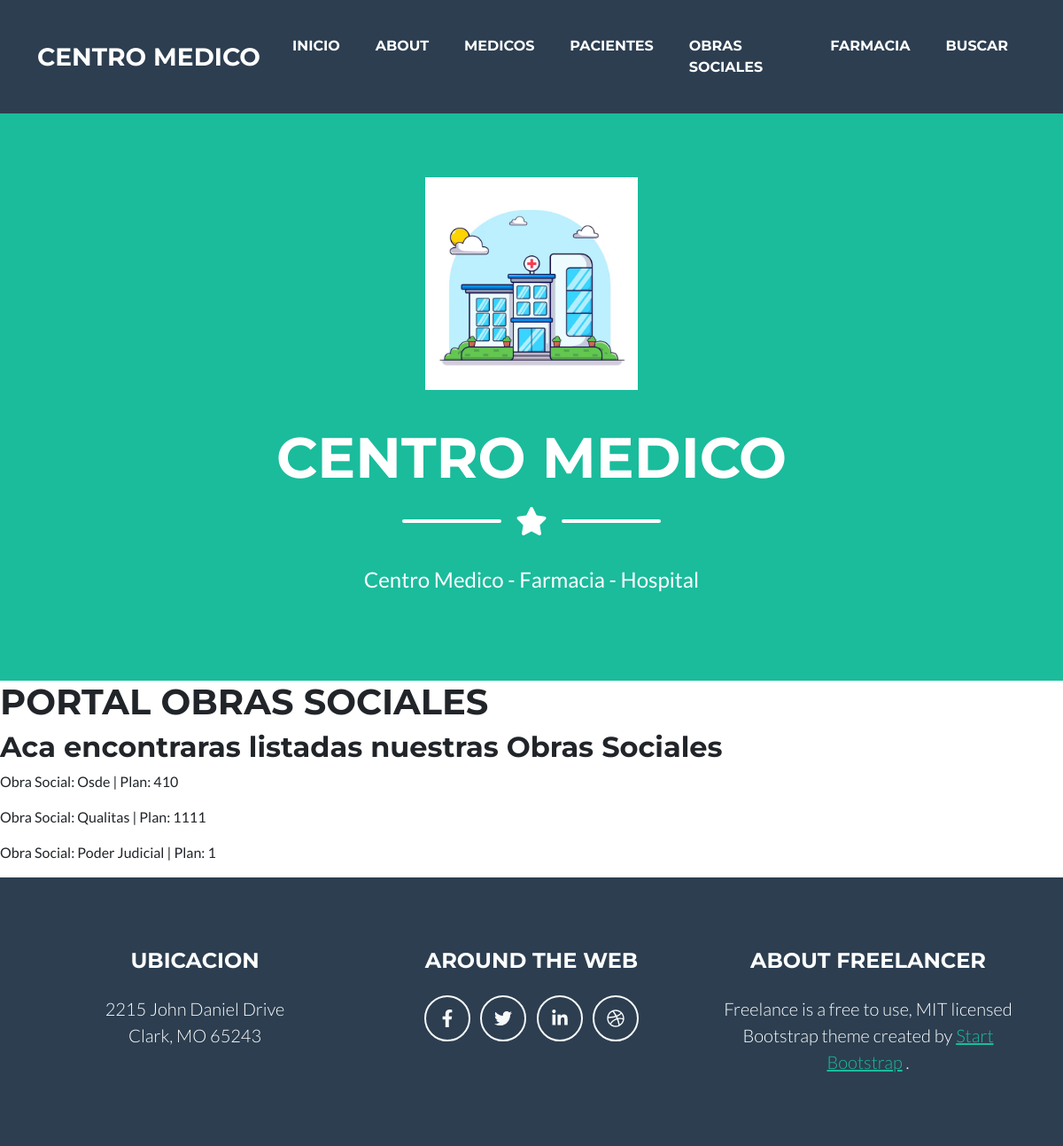
Page /osociales_lista on the earlier database version.
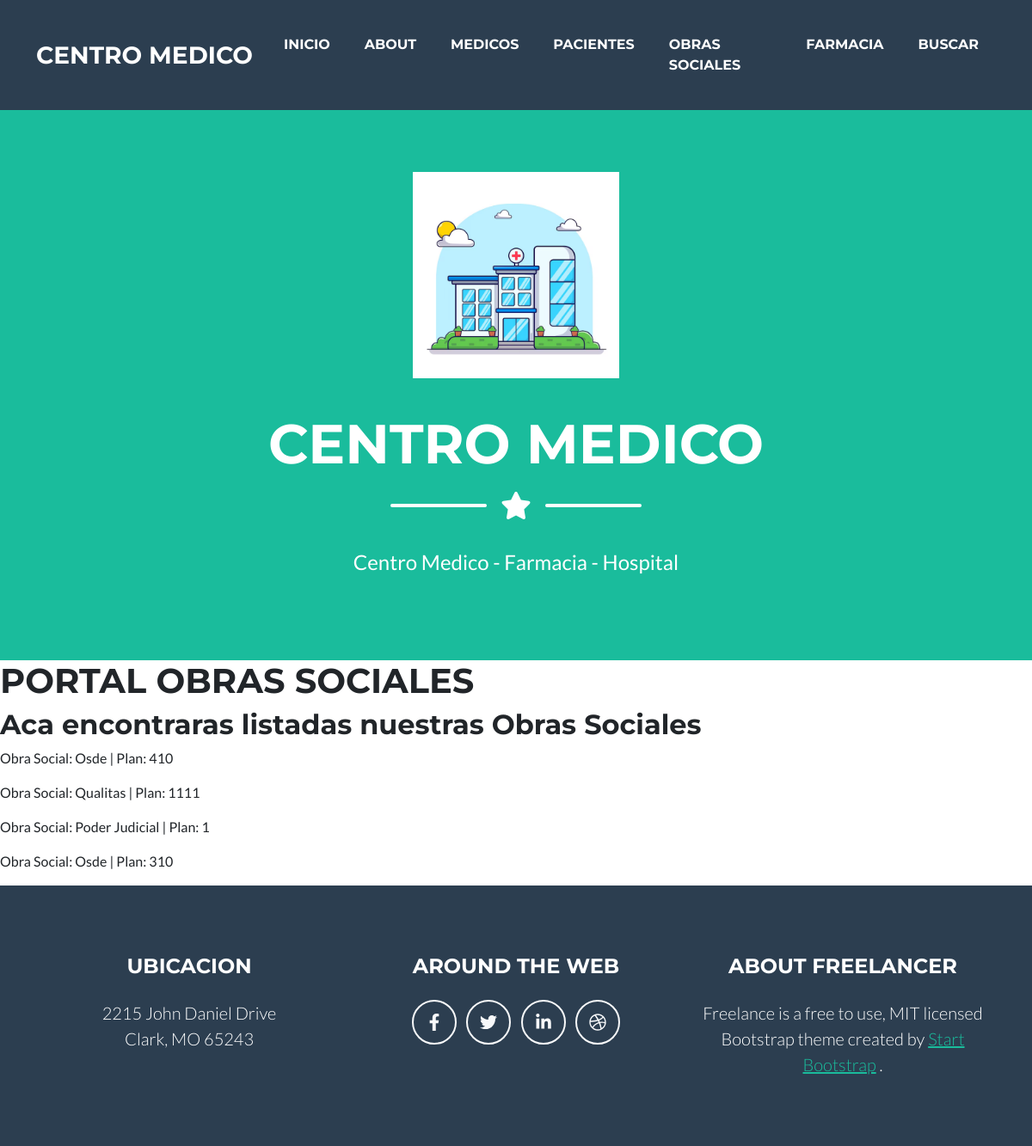
Same page on the later database version.
### centromed/models.py (models this page shows, shortened)
class Obrasocial(models.Model):
    nombre= models.CharField (max_length=20)
    plan= models.IntegerField()
    cobertura= models.BooleanField()

### centromed/views.py (the view)
# urls.py: path("osociales_lista", ObrasocialListView.as_view(), name= "osociales_lista"),
class ObrasocialListView(ListView):
    model= Obrasocial
    context_object_name = "obras_sociales"
    template_name = "centromed/osociales_lista.html"

### centromed/templates/centromed/osociales_lista.html (shortened to what this page needs)
{% extends 'centromed/base.html' %}
{% block mutable %}
    <h1>PORTAL OBRAS SOCIALES</h1>
    <h2>Aca encontraras listadas nuestras Obras Sociales</h2>
    {% for obrasocial in obras_sociales %}
        <p>Obra Social: {{obrasocial.nombre}} | Plan: {{obrasocial.plan}}</p>
    {% endfor %}
{% endblock %}

### centromed/templates/centromed/base.html (shortened to what this page needs)
{% load static %}
<!DOCTYPE html>
<html lang="en">
    <head>
        <link href="{% static 'centromed/css/styles.css' %}" rel="stylesheet" />
    </head>
    <body id="page-top">
        <nav class="navbar navbar-expand-lg bg-secondary text-uppercase fixed-top" id="mainNav">
            <div class="container">
                <a class="navbar-brand" href="{% url 'index' %}">Centro Medico</a>
                <div class="collapse navbar-collapse" id="navbarResponsive">
                    <ul class="navbar-nav ms-auto">
                        <li class="nav-item mx-0 mx-lg-1"><a class="nav-link py-3 px-0 px-lg-3 rounded" href="{% url 'index' %}">Inicio</a></li>
                        <li class="nav-item mx-0 mx-lg-1"><a class="nav-link py-3 px-0 px-lg-3 rounded" href="{% url 'about' %}">About</a></li>
                        <li class="nav-item mx-0 mx-lg-1"><a class="nav-link py-3 px-0 px-lg-3 rounded" href="{% url 'medicos' %}">Medicos</a></li>
                        <li class="nav-item mx-0 mx-lg-1"><a class="nav-link py-3 px-0 px-lg-3 rounded" href="{% url 'pacientes' %}">Pacientes</a></li>
                        <li class="nav-item mx-0 mx-lg-1"><a class="nav-link py-3 px-0 px-lg-3 rounded" href="{% url 'osociales' %}">Obras Sociales</a></li>
                        <li class="nav-item mx-0 mx-lg-1"><a class="nav-link py-3 px-0 px-lg-3 rounded" href="{% url 'farmacias' %}">Farmacia</a></li>
                        <li class="nav-item mx-0 mx-lg-1"><a class="nav-link py-3 px-0 px-lg-3 rounded" href="{% url 'busqueda-especialidad' %}">Buscar</a></li>
                    </ul>
                </div>
            </div>
        </nav>
        <header class="masthead bg-primary text-white text-center">
            <div class="container d-flex align-items-center flex-column">
                <img class="masthead-avatar mb-5" src="{% static 'centromed/assets/img/portfolio/centromed.jpg' %}" alt="..." />
                <h1 class="masthead-heading text-uppercase mb-0">Centro Medico</h1>
                <div class="divider-custom divider-light">
                    <div class="divider-custom-line"></div>
                    <div class="divider-custom-icon"><i class="fas fa-star"></i></div>
                    <div class="divider-custom-line"></div>
                </div>
                <p class="masthead-subheading font-weight-light mb-0">Centro Medico - Farmacia - Hospital</p>
            </div>
        </header>
        {% block mutable %}
        {% endblock mutable %}
        <footer class="footer text-center">
            <div class="container">
                <div class="row">
                    <div class="col-lg-4 mb-5 mb-lg-0">
                        <h4 class="text-uppercase mb-4">Ubicacion</h4>
                        <p class="lead mb-0">
                            2215 John Daniel Drive
                            <br />
                            Clark, MO 65243
                        </p>
                    </div>
                    <div class="col-lg-4 mb-5 mb-lg-0">
                        <h4 class="text-uppercase mb-4">Around the Web</h4>
                        <a class="btn btn-outline-light btn-social mx-1" href="#!"><i class="fab fa-fw fa-facebook-f"></i></a>
                        <a class="btn btn-outline-light btn-social mx-1" href="#!"><i class="fab fa-fw fa-twitter"></i></a>
                        <a class="btn btn-outline-light btn-social mx-1" href="#!"><i class="fab fa-fw fa-linkedin-in"></i></a>
                        <a class="btn btn-outline-light btn-social mx-1" href="#!"><i class="fab fa-fw fa-dribbble"></i></a>
                    </div>
                    <div class="col-lg-4">
                        <h4 class="text-uppercase mb-4">About Freelancer</h4>
                        <p class="lead mb-0">
                            Freelance is a free to use, MIT licensed Bootstrap theme created by
                            <a href="http://startbootstrap.com">Start Bootstrap</a>
                            .
                        </p>
                    </div>
                </div>
            </div>
        </footer>
    </body>
</html>

Differences in the rows shown:
added Obrasocial: nombre "Osde", plan "310"
